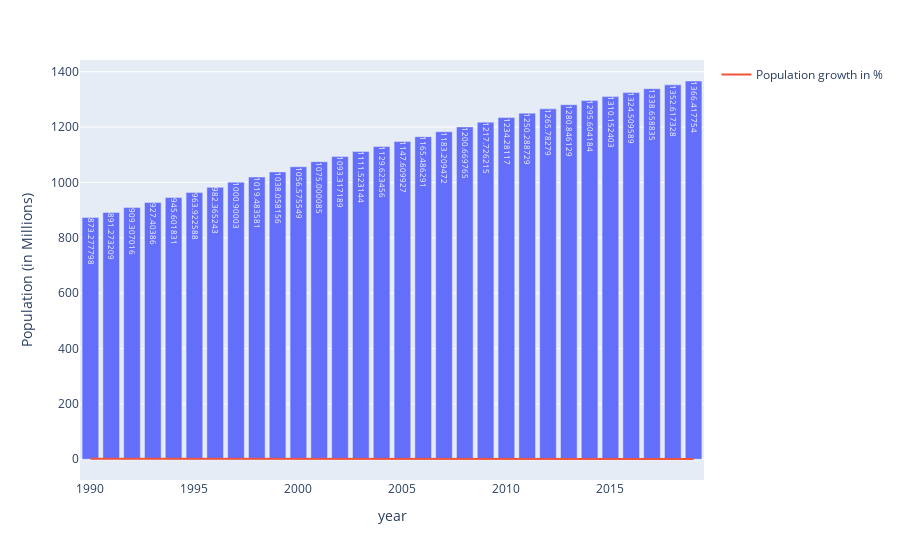

The notebook cell saved with this chart:
### Code cell
fig = px.bar(df, x='year', y='Population (in Millions)', text='Population (in Millions)')

fig.add_trace(go.Scatter(x=df['year'], y=df['Population growth (annual %)'],
                    mode='lines',
                    name='Population growth in %'))
fig.show()

### Figure 1 — Plotly figure (JSON) as saved in the notebook; plotly's stock layout.template omitted (floating-point values rounded to 4 significant figures)
{"data": [{"alignmentgroup": "True", "hovertemplate": "year=%{x}<br>Population (in Millions)=%{text}<extra></extra>", "legendgroup": "", "marker": {"color": "#636efa"}, "name": "", "offsetgroup": "", "orientation": "v", "showlegend": false, "text": [873.3, 891.3, 909.3, 927.4, 945.6, 963.9, 982.4, 1001.0, 1019.0, 1038.0, 1057.0, 1075.0, 1093.0, 1112.0, 1130.0, 1148.0, 1165.0, 1183.0, 1201.0, 1218.0, 1234.0, 1250.0, 1266.0, 1281.0, 1296.0, 1310.0, 1325.0, 1339.0, 1353.0, 1366.0], "textposition": "auto", "type": "bar", "x": [1990, 1991, 1992, 1993, 1994, 1995, 1996, 1997, 1998, 1999, 2000, 2001, 2002, 2003, 2004, 2005, 2006, 2007, 2008, 2009, 2010, 2011, 2012, 2013, 2014, 2015, 2016, 2017, 2018, 2019], "xaxis": "x", "y": [873.3, 891.3, 909.3, 927.4, 945.6, 963.9, 982.4, 1001.0, 1019.0, 1038.0, 1057.0, 1075.0, 1093.0, 1112.0, 1130.0, 1148.0, 1165.0, 1183.0, 1201.0, 1218.0, 1234.0, 1250.0, 1266.0, 1281.0, 1296.0, 1310.0, 1325.0, 1339.0, 1353.0, 1366.0], "yaxis": "y"}, {"mode": "lines", "name": "Population growth in %", "type": "scatter", "x": [1990, 1991, 1992, 1993, 1994, 1995, 1996, 1997, 1998, 1999, 2000, 2001, 2002, 2003, 2004, 2005, 2006, 2007, 2008, 2009, 2010, 2011, 2012, 2013, 2014, 2015, 2016, 2017, 2018, 2019], "y": [2.076, 2.04, 2.003, 1.971, 1.943, 1.919, 1.895, 1.869, 1.84, 1.806, 1.768, 1.729, 1.69, 1.651, 1.615, 1.58, 1.546, 1.509, 1.465, 1.411, 1.35, 1.289, 1.232, 1.183, 1.146, 1.117, 1.09, 1.063, 1.037, 1.015]}], "layout": {"barmode": "relative", "legend": {"tracegroupgap": 0}, "margin": {"t": 60}, "xaxis": {"anchor": "y", "domain": [0, 1], "title": {"text": "year"}}, "yaxis": {"anchor": "x", "domain": [0, 1], "title": {"text": "Population (in Millions)"}}}}
